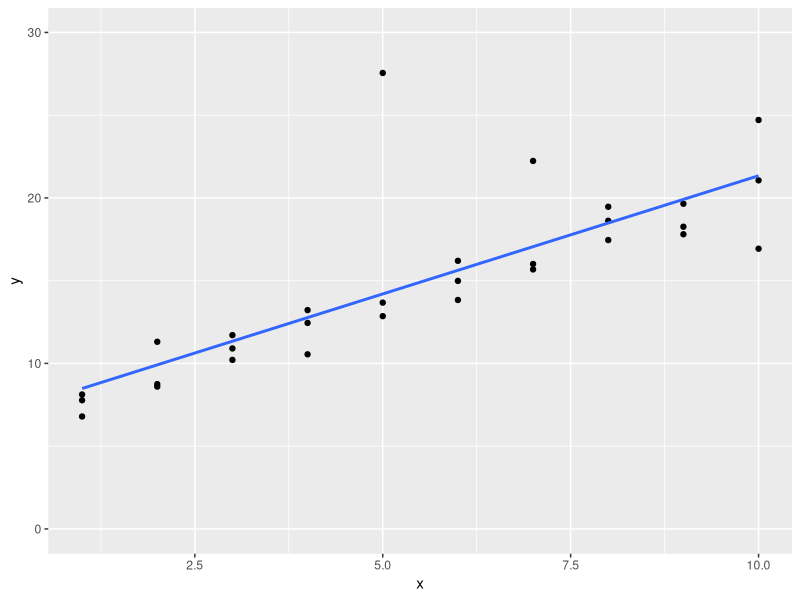
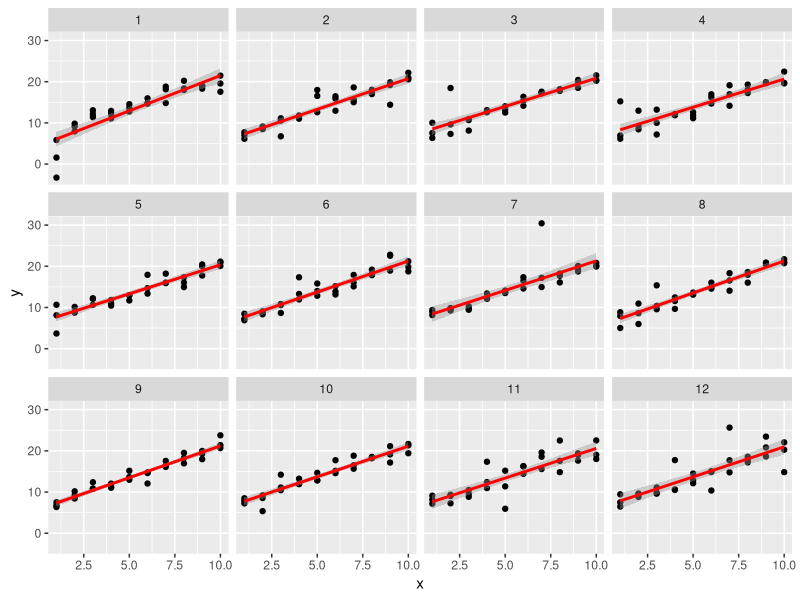

These charts were generated, in order, by the following R code:
## ---- chunk 1
knitr::opts_chunk$set(echo = TRUE)
library(tidyverse)
## ---- chunk 2
 sim1a <- tibble(
  x = rep(1:10, each = 3),
  y = x * 1.5 + 6 + rt(length(x), df = 2)
)

ggplot(sim1a, aes(x = x, y = y)) +
  geom_point() +
  ylim(0, 30) +
  geom_smooth(method = "lm", se = FALSE)


simt <- function(i) {
  tibble(
    x = rep(1:10, each = 3),
    y = x * 1.5 + 6 + rt(length(x), df = 2),
    .id = i
  )
}

sims <- map_df(1:12, simt)

ggplot(sims, aes(x = x, y = y)) +
  geom_point() +
  geom_smooth(method = "lm", colour = "red") +
  facet_wrap(~.id, ncol = 4)
